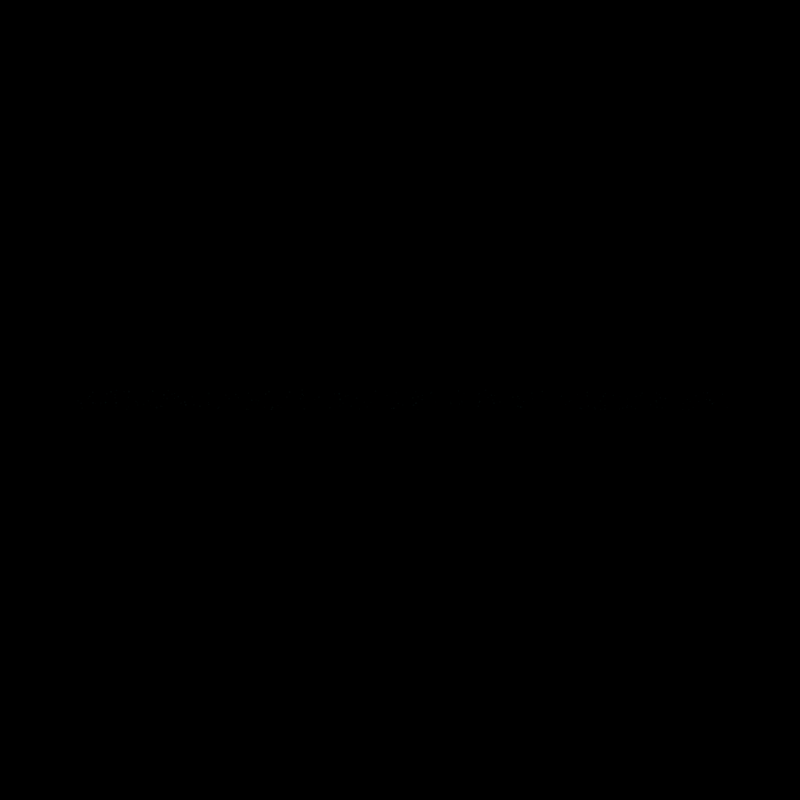
Frame 1 (no input)
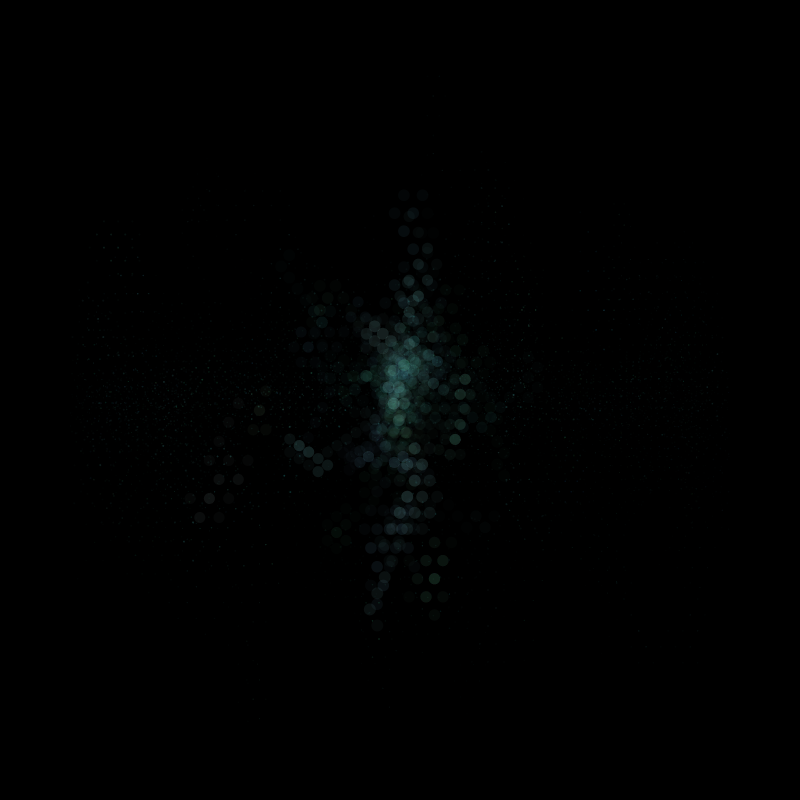
Frame 60 (the mouse pressed at the canvas centre just before this capture)
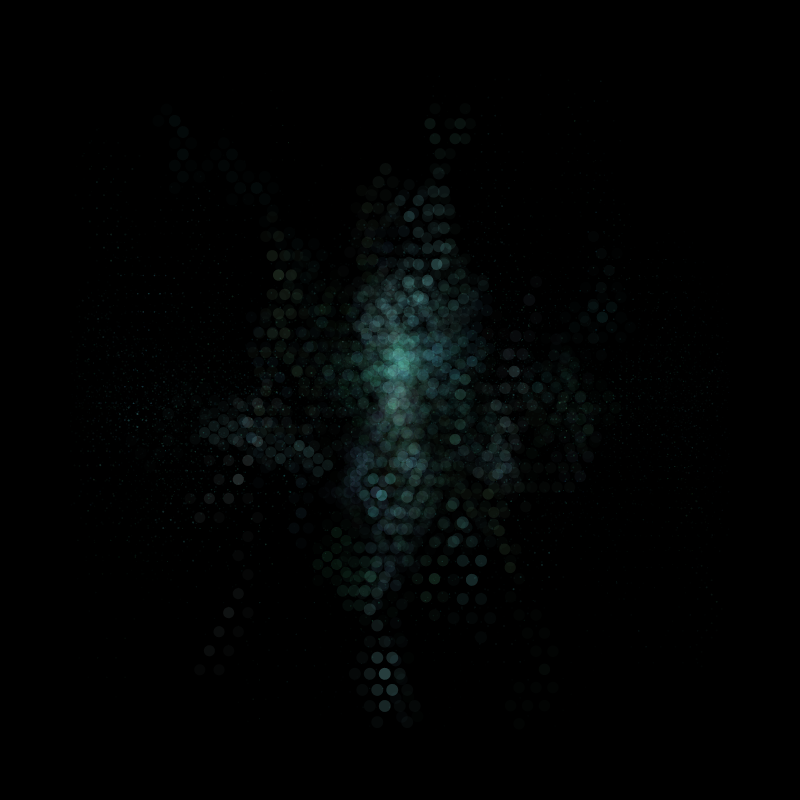
Frame 120 (the mouse held since frame 60 and released just before this capture)

The Processing sketch that drew these frames (run headless with seeded random() and noise(); from frame 60 on, the mouse is pressed at the canvas centre):

// Processing sketch: week_6_hw_multiple_walkers
// ── week_6_hw_multiple_walkers.pde
//make it so they fade after 20

int number = 200;
int margin = 70;
int frames = 0;

float x []= new float[number];
float y [] = new float[number];
float size [] = new float[number];
float movementX[] = new float[number];
float movementY[] = new float[number];
color c[] = new color[number]; 
int posOrNeg[] = {-1, 1, -1, 1};
int r []= new int [number];
int g []= new int [number];
int b []= new int [number];
int a []= new int [number];

void setup() {
  size(800, 800);
  background(0);
  rectMode(CENTER);
  noStroke();

  for ( int i =0; i < number; i++) {
    r[i]= int(random(50, 100));
    g[i]= int(random(200, 240));
    b[i]= int(random(150, 250));
    a[i]= int(random(3, 10));
    x[i] = random(margin, width - margin); 
    y[i] = random(390, 410);
    size[i] = random(1, 2);
    movementX[i] = random(5, 10);
    movementY[i] = random(5, 20);
  }
}


void draw() {
  //frames ++;
  //if (frames > 100) {
  //  background(0); 
  //  frames = 0;
  //} 


  for (int i = 0; i < number; i++) {
    fill(r[i], g[i], b[i], a[i]);
    ellipse(x[i], y[i], size[i], size[i]);
    x[i] += movementX[i] * posOrNeg[(int)random(0, 4)];
    y[i] += movementY[i] * posOrNeg[(int)random(0, 4)];

    if (x[i] < margin + size[i]/2 || x[i] > width - (margin + size[i]/2)) {
      x[i] = random(390, 410); 
      size[i] +=10;
      r[i] += 40;
      ;
    }
    if (y[i] < margin + size[i]/2|| y[i] > height - (margin + size[i]/2)) {
      y[i] = random(390, 410);
      size[i] +=10;
      r[i] += 80;
      a[i] -= 1;
    }
    if (size[i] > 50) {
      size[i] = 2;
    } 
    if (r[i] > 255) {
      r[i] = int(random(50, 100));
    }
  }
}


//change in fill variable
//change in size variable
//different ranges for different variables to change behaviors
